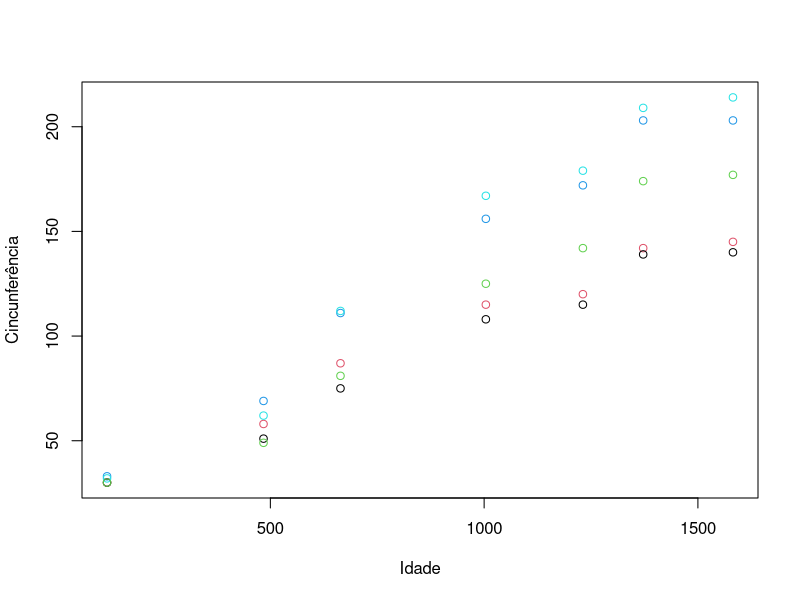

Source code (R):
## ---- chunk 1
print(Orange)
## ---- chunk 2
# Criar um gráfico de dispersão
# que expressa a circunferência em função da idade
plot(Orange$age, 
     Orange$circumference,
     xlab = "Idade",
     ylab = "Cincunferência",
     col = as.factor(Orange$Tree))
